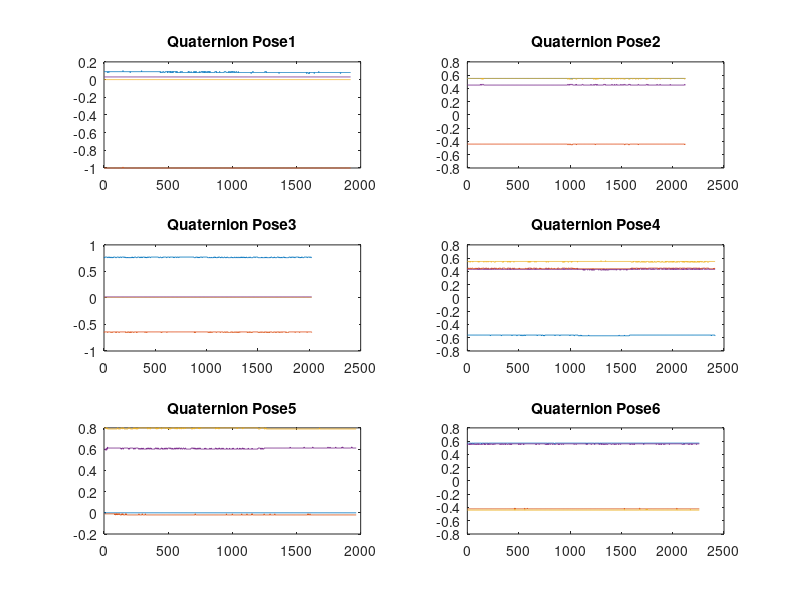

Reproduce this figure in MATLAB.
% 读取txt文件
data1 = importdata('1030RW_AfterCal_30min_2-1.txt');
data2 = importdata('1030RW_AfterCal_30min_2-2.txt');
data3 = importdata('1030RW_AfterCal_30min_2-3.txt');
data4 = importdata('1030RW_AfterCal_30min_2-4.txt');
data5 = importdata('1030RW_AfterCal_30min_2-5.txt');
data6 = importdata('1030RW_AfterCal_30min_2-6.txt');


% 解析数据
quaternions1 = data1(:,1:4);
euler_angles1 = data1(:,5:7);
quaternions2 = data2(:,1:4);
euler_angles2 = data2(:,5:7);
quaternions3 = data3(:,1:4);
euler_angles3 = data3(:,5:7);
quaternions4 = data4(:,1:4);
euler_angles4 = data4(:,5:7);
quaternions5 = data5(:,1:4);
euler_angles5 = data5(:,5:7);
quaternions6 = data6(:,1:4);
euler_angles6 = data6(:,5:7);

% % 通过平均值得到真实值的估计
% estimated_real_quaternion = mean(quaternions);
% estimated_real_euler = mean(euler_angles);
% 
% % 计算漂移误差
% % drift_error_quaternion = quatmultiply(quaternions, quatinv(estimated_real_quaternion));
% % drift_error_euler = euler_angles - estimated_real_euler;
% 
% % 计算方差
% quat_variance = var(quaternions);
% euler_variance = var(euler_angles);

% 绘图
figure(1);
set(gcf, 'Color', [1, 1, 1],'Position', [-974 -40 500 500]);
subplot(3,2,1);
plot(quaternions1);
title('Quaternion Pose1');
subplot(3,2,2);
plot(quaternions2);
title('Quaternion Pose2');
subplot(3,2,3);
plot(quaternions3);
title('Quaternion Pose3');
subplot(3,2,4);
plot(quaternions4);
title('Quaternion Pose4');
subplot(3,2,5);
plot(quaternions5);
title('Quaternion Pose5');
subplot(3,2,6);
plot(quaternions6);
title('Quaternion Pose6');

%% imu noise estimation
% 一阶多项式拟合
% x = 1:length(quaternions); % 创建x轴数据
% p_roll = polyfit(x, euler_angles(:,1), 1); % 对欧拉角数据进行一阶多项式拟合
% p_pitch = polyfit(x, euler_angles(:,2), 1);
% p_yaw = polyfit(x, euler_angles(:,3), 1);


%AD Var
% [avar1,tau1] = allanvar(euler_angles(:,1));
% [avar2,tau2] = allanvar(euler_angles(:,2));
% [avar3,tau3] = allanvar(euler_angles(:,3));
% 
% figure(2);
% subplot(3,1,1);
% loglog(tau1,avar1)
% xlabel('\tau')
% ylabel('\sigma^2(\tau)')
% title('Allan Variance for Roll')
% grid on
% 
% subplot(3,1,2);
% loglog(tau2,avar2)
% xlabel('\tau')
% ylabel('\sigma^2(\tau)')
% title('Allan Variance for Pitch')
% grid on
% 
% subplot(3,1,3);
% loglog(tau3,avar3)
% xlabel('\tau')
% ylabel('\sigma^2(\tau)')
% title('Allan Variance for Yaw')
% grid on
% 
% 
% disp('四元数方差:');
% disp(quat_variance);
% disp('欧拉角方差:');
% disp(euler_variance);
% disp('欧拉角一阶多项式拟合系数:');
% disp(p_roll);
% disp(p_pitch);
% disp(p_yaw);